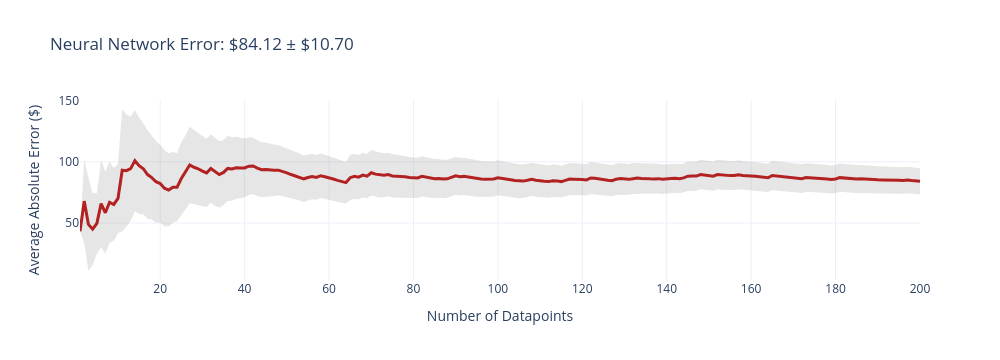
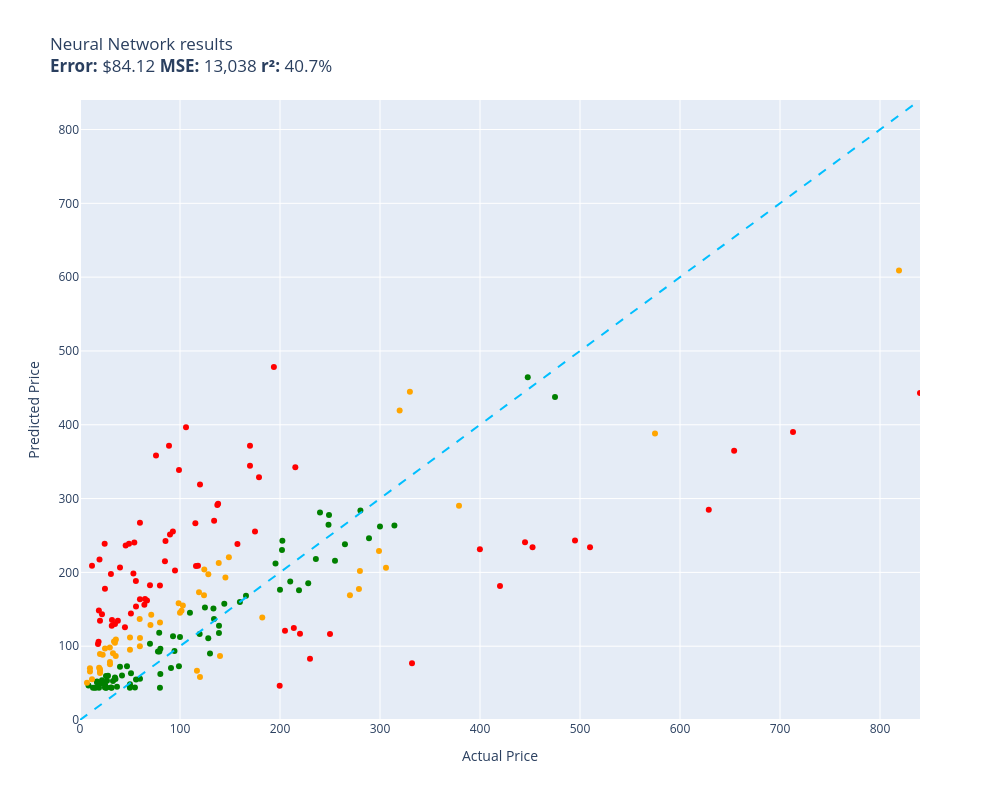

The cell these charts' notebook holds for them, in order:
### Code cell
evaluate(neural_network, test)

### Figure 1 — Plotly figure (JSON) as saved in the notebook; plotly's stock layout.template omitted (floating-point values rounded to 4 significant figures; data arrays with more than 128 entries replaced by an {"elided": "..."} marker saying what was removed)
{"data": [{"fill": "toself", "fillcolor": "rgba(128,128,128,0.2)", "hoverinfo": "skip", "line": {"color": "rgba(255,255,255,0)"}, "name": "95% CI", "showlegend": false, "type": "scatter", "x": {"elided": "400 int values"}, "y": {"elided": "400 float values"}}, {"customdata": {"elided": "200x1 float values"}, "hovertemplate": "n=%{x}<br>Avg Error=$%{y:,.2f}<br>±95% CI=$%{customdata[0]:,.2f}<extra></extra>", "line": {"color": "firebrick", "width": 3}, "mode": "lines", "name": "Cumulative Avg Error", "type": "scatter", "x": {"elided": "200 int values"}, "y": {"elided": "200 float values"}}], "layout": {"height": 360, "showlegend": false, "title": {"text": "Neural Network Error: $84.12 ± $10.70"}, "width": 1000, "xaxis": {"title": {"text": "Number of Datapoints"}}, "yaxis": {"title": {"text": "Average Absolute Error ($)"}}}}

### Figure 2 — Plotly figure (JSON) as saved in the notebook; plotly's stock layout.template omitted (floating-point values rounded to 4 significant figures)
{"data": [{"customdata": [["Old Blood Noise Excess V2 Distortion Cho...\nGuess=$175.79 Actual=$219.00"], ["NewPower99 Battery Kit for Samsung Galax...\nGuess=$44.19 Actual=$54.95"], ["EXMAX NG-10X Fresnel Lens Focusing Adapt...\nGuess=$103.27 Actual=$69.98"], ["SuppliesOutlet Compatible Toner Cartridg...\nGuess=$157.51 Actual=$144.29"], ["Panasonic KX-TG6511B DECT 6.0 PLUS Expan...\nGuess=$118.10 Actual=$79.20"], ["GJY Portable TV,10.6 inch Mini TV for AT...\nGuess=$92.96 Actual=$79.36"], ["APS iBoard 6-inch Aluminum (Black Powder...\nGuess=$187.55 Actual=$210.23"], ["Intermatic PX300 12V 300W Transformer wi...\nGuess=$136.99 Actual=$134.00"], ["Clementoni 39132.5 Jigsaw Puzzle 1,000 P...\nGuess=$43.84 Actual=$79.95"], ["GanFindX Portable Car Hand Controls for ...\nGuess=$159.77 Actual=$159.90"], ["KOMPUTERBAY 4GB 2X 2GB DDR2 1066MHz PC2-...\nGuess=$62.22 Actual=$80.34"], ["Mylites+ Standard Comic Book Mylar Sleev...\nGuess=$56.30 Actual=$34.99"], ["Tidal Front + Rear Fender Flares 4PC Poc...\nGuess=$215.68 Actual=$254.99"], ["AUTOFREE LED Tail Lights Assembly Compat...\nGuess=$230.45 Actual=$201.99"], ["Adams Check Payment and Deposit Register...\nGuess=$55.64 Actual=$35.49"], ["3D Tree Hole Branches 075 Stair Risers D...\nGuess=$90.26 Actual=$129.99"], ["KOHLER 18865-CP Filtered Water Faucet, P...\nGuess=$437.58 Actual=$475.00"], ["Fjallraven, Kanken Laptop 15\" Backpack f...\nGuess=$116.35 Actual=$119.65"], ["Evan-Fischer Front Bumper Cover Compatib...\nGuess=$242.74 Actual=$202.38"], ["Sumerain S1339CM Double Handle Widesprea...\nGuess=$218.15 Actual=$235.86"], ["Webcem Solar Shed Light Outdoor Indoor, ...\nGuess=$92.81 Actual=$77.96"], ["Festool 492370 Platin 2 S1000 Grit 6-Inc...\nGuess=$70.48 Actual=$91.00"], ["Western Digital Enterprise RE4-GP 2TB SA...\nGuess=$145.31 Actual=$109.95"], ["VLAND LED Smoked Taillights Compatible F...\nGuess=$281.29 Actual=$239.99"], ["PM Auto Front Right Quick Complete Strut...\nGuess=$152.39 Actual=$124.94"], ["Tablet PC Cover Compatible with Lenovo T...\nGuess=$43.56 Actual=$31.61"], ["Miyaya@ Funny Animal Masks Collection fo...\nGuess=$52.20 Actual=$16.99"], ["Ultra Duster Canned Air Net 10 Oz 6-Pack\nGuess=$43.63 Actual=$49.90"], ["Liberty Imports 12 Pack: US Military Toy...\nGuess=$51.20 Actual=$16.98"], ["Marvel Legends Series X-Men 6-Inch Archa...\nGuess=$72.93 Actual=$98.95"], ["Intrepid International Dressage Letters-...\nGuess=$53.32 Actual=$26.99"], ["KUNN Small Electrician Tool Pouch Utilit...\nGuess=$53.87 Actual=$21.99"], ["Replacement Remote Control for PANASONIC...\nGuess=$57.54 Actual=$34.95"], ["KS K-STORM Replacement Silicone Mushroom...\nGuess=$46.72 Actual=$8.50"], ["Pioneer 2AM401-BN Two Handle Kitchen Fau...\nGuess=$185.34 Actual=$228.22"], ["GE RPWF SmartWater Comparable Refrigerat...\nGuess=$45.12 Actual=$36.99"], ["Urth 62mm UV, Circular Polarizing (CPL),...\nGuess=$127.53 Actual=$139.00"], ["MGP Caliper Covers 39011SACURD Red Powde...\nGuess=$277.70 Actual=$249.00"], ["NewFantasia Replacement Audio Cable with...\nGuess=$44.19 Actual=$31.00"], ["MONOCARBON Forged Carbon Fiber Case for ...\nGuess=$55.98 Actual=$59.99"], ["AC Compressor & A/C Kit For BMW 335i 335...\nGuess=$263.46 Actual=$314.41"], ["MXR Carbon Copy Deluxe Analog Delay Guit...\nGuess=$212.17 Actual=$195.50"], ["USB Charger, CIVIE High Speed 60W Multip...\nGuess=$44.11 Actual=$15.99"], ["Cardone 84-58642 New HEI Electronic Dist...\nGuess=$168.25 Actual=$165.99"], ["Universal Power Group 12V 100Ah Sealed L...\nGuess=$176.31 Actual=$199.99"], ["Kastar Battery Pack Replacement for Sony...\nGuess=$50.15 Actual=$19.99"], ["New Replacement seat cover fits Yamaha M...\nGuess=$117.81 Actual=$138.95"], ["Raspberry Pi 3 Model B+ Aluminum Case Me...\nGuess=$43.55 Actual=$14.99"], ["ROHL WSGUM3018WH Wire Sink Grids, White\nGuess=$110.68 Actual=$128.28"], ["Diversitech UC2436-3 Ultralite Condenser...\nGuess=$96.39 Actual=$80.39"], ["APS iBoard (304 Stainless Steel Polished...\nGuess=$237.99 Actual=$264.95"], ["200 Couples Conversation Cards - Enjoy B...\nGuess=$52.89 Actual=$32.97"], ["The Puppet Company - Carpet-Unicorn, Whi...\nGuess=$43.61 Actual=$19.00"], ["KYX Racing Hardened Steel Center Drive S...\nGuess=$72.77 Actual=$46.99"], ["OEM Samsung Remote Control Shipped with ...\nGuess=$54.94 Actual=$56.00"], ["Custom Engagement Logo Desk Embosser Sea...\nGuess=$46.21 Actual=$49.95"], ["Audio Techinca ATW-T1002 System 10 Handh...\nGuess=$246.21 Actual=$289.00"], ["520 Pieces Christmas Envelope Seal Stick...\nGuess=$43.53 Actual=$25.99"], ["LD Compatible Ink Cartridge Replacement ...\nGuess=$60.14 Actual=$41.99"], ["BestPricedDecals Wine A BIT, You'll Feel...\nGuess=$43.55 Actual=$12.98"], ["VATOS 4 Packs Bubble Machine Gun for Kid...\nGuess=$50.46 Actual=$22.88"], ["Steering Wheel, Carbon Fiber Automotive ...\nGuess=$464.43 Actual=$447.74"], ["BXYJY for Samsung Galaxy Z Fold 3 Case w...\nGuess=$48.56 Actual=$49.99"], ["VONADO Space Wars Colonial Viper MK1 Bui...\nGuess=$72.31 Actual=$39.99"], ["Disney Princess Sparkling Princess Sleep...\nGuess=$43.91 Actual=$24.95"], ["sabermaster TCG Playmat yugioh playmat T...\nGuess=$49.38 Actual=$21.99"], ["Glovion Music Stand Light, Clip On Piano...\nGuess=$59.78 Actual=$27.99"], ["Samsung DA97-07603B Freezer Ice Maker As...\nGuess=$113.42 Actual=$93.02"], ["Intex River Run Connect Lounge (Four)\nGuess=$93.55 Actual=$94.49"], ["Think Gizmos Build Your Own Robot Toys f...\nGuess=$48.51 Actual=$24.95"], ["HP Laserjet 2100 Laser Printer W/Test Pr...\nGuess=$262.22 Actual=$299.98"], ["PowerSport Front Rear Brakes and Rotors ...\nGuess=$264.38 Actual=$248.51"], ["Targus CityGear Durable Backpack, Black,...\nGuess=$150.91 Actual=$133.43"], ["W11130208 W10695459 Refrigerator LED Mod...\nGuess=$44.19 Actual=$26.59"], ["Fitness Center Gym Room Weight Train Dua...\nGuess=$112.48 Actual=$99.99"], ["For Volvo C70 S70 V70 V40 S40 AC Compres...\nGuess=$283.98 Actual=$280.41"], ["Refresh NSF-53 Premium Replacement Refri...\nGuess=$63.38 Actual=$50.99"], ["NICKSTON Red Sparkling Glitter Slim Band...\nGuess=$59.58 Actual=$25.99"]], "hovertemplate": "%{customdata[0]}<extra></extra>", "legendgroup": "green", "marker": {"color": "green", "size": 6, "symbol": "circle"}, "mode": "markers", "name": "green", "orientation": "v", "showlegend": true, "type": "scatter", "x": [219.0, 54.95, 69.98, 144.3, 79.2, 79.36, 210.2, 134.0, 79.95, 159.9, 80.34, 34.99, 255.0, 202.0, 35.49, 130.0, 475.0, 119.7, 202.4, 235.9, 77.96, 91.0, 110.0, 240.0, 124.9, 31.61, 16.99, 49.9, 16.98, 98.95, 26.99, 21.99, 34.95, 8.5, 228.2, 36.99, 139.0, 249.0, 31.0, 59.99, 314.4, 195.5, 15.99, 166.0, 200.0, 19.99, 138.9, 14.99, 128.3, 80.39, 264.9, 32.97, 19.0, 46.99, 56.0, 49.95, 289.0, 25.99, 41.99, 12.98, 22.88, 447.7, 49.99, 39.99, 24.95, 21.99, 27.99, 93.02, 94.49, 24.95, 300.0, 248.5, 133.4, 26.59, 99.99, 280.4, 50.99, 25.99], "xaxis": "x", "y": [175.8, 44.19, 103.3, 157.5, 118.1, 92.96, 187.6, 137.0, 43.84, 159.8, 62.22, 56.3, 215.7, 230.4, 55.64, 90.26, 437.6, 116.4, 242.7, 218.1, 92.81, 70.48, 145.3, 281.3, 152.4, 43.56, 52.2, 43.63, 51.2, 72.93, 53.32, 53.87, 57.54, 46.72, 185.3, 45.12, 127.5, 277.7, 44.19, 55.98, 263.5, 212.2, 44.11, 168.2, 176.3, 50.15, 117.8, 43.55, 110.7, 96.39, 238.0, 52.89, 43.61, 72.77, 54.94, 46.21, 246.2, 43.53, 60.14, 43.55, 50.46, 464.4, 48.56, 72.31, 43.91, 49.38, 59.78, 113.4, 93.55, 48.51, 262.2, 264.4, 150.9, 44.19, 112.5, 284.0, 63.38, 59.58], "yaxis": "y"}, {"customdata": [["telpo Headlight Assembly Fit For 15 Camr...\nGuess=$208.58 Actual=$115.99"], ["RBC12-UPC Replacement Battery Cartridge ...\nGuess=$83.01 Actual=$229.99"], ["ACDelco GM Original Equipment FW339 Fron...\nGuess=$342.33 Actual=$215.33"], ["Bam France 2002XL Contoured Hightech Bla...\nGuess=$390.09 Actual=$713.00"], ["46mm Digital Pro High-Resolution Close-U...\nGuess=$134.43 Actual=$19.99"], ["Innovative Percussion CB-6 Chamois Bass ...\nGuess=$240.33 Actual=$54.32"], ["HK SYSTEMS 13\" Heavy Duty Black \"Push\" O...\nGuess=$215.15 Actual=$84.95"], ["SKB iSeries 3i-13096-6KP Case for BlackM...\nGuess=$255.30 Actual=$174.99"], ["Bam Trekking 3027SB Single Black Clarine...\nGuess=$76.83 Actual=$332.00"], ["DEWALT 20V MAX* XR Impact Driver with Bl...\nGuess=$234.01 Actual=$452.53"], ["Mini PC, Kinupute Desktop Computer E3-12...\nGuess=$243.18 Actual=$495.00"], ["Deco Mount Pro Tripod Microphone Stand w...\nGuess=$267.37 Actual=$59.95"], ["Scranton & Co 3 Drawer Mobile File Cabin...\nGuess=$266.69 Actual=$115.35"], ["Task T24287 Roman Ogee Router Bit with 1...\nGuess=$188.41 Actual=$55.88"], ["Travelpro Platinum Elite Slim Business L...\nGuess=$124.53 Actual=$213.83"], ["Southwire 120V/15A Right Angle User Atta...\nGuess=$134.31 Actual=$37.87"], ["JRready ST6313 DT Deutsch Connector Kit,...\nGuess=$46.28 Actual=$199.68"], ["15\" Locking Shower Head Extension Arm in...\nGuess=$182.22 Actual=$79.95"], ["Dakota Alert MURS Alert Probe Sensor - M...\nGuess=$116.86 Actual=$219.99"], ["152MM Hole Saws M42 Bi-Metal High Speed ...\nGuess=$103.09 Actual=$17.99"], ["Baseball Backpacks Large 18 Inch Bookbag...\nGuess=$127.73 Actual=$31.77"], ["Projector, CRAZVIEW Projector with WiFi ...\nGuess=$198.47 Actual=$53.40"], ["Diversitech WG840585 Motor, (Ddb) 1/3Hp,...\nGuess=$270.03 Actual=$134.12"], ["MC: Pindicator (Dual Intensity Amber)\nGuess=$206.50 Actual=$40.00"], ["Poison Spyder 10-08-020 Rocker Knocker\nGuess=$284.95 Actual=$628.76"], ["DIMARZIO 204284 DP 163FBK Blues Bucker G...\nGuess=$251.23 Actual=$89.99"], ["Lighted Triangle Mirror Cabinet Bathroom...\nGuess=$240.82 Actual=$445.00"], ["BESTILL Wall Mounted Shower Faucet Set, ...\nGuess=$358.33 Actual=$76.00"], ["Engine Thermostat, Replace 19301-PAA-306...\nGuess=$148.51 Actual=$18.89"], ["Neporal Full Spectrum Light Bulb, 6000K ...\nGuess=$105.91 Actual=$18.59"], ["Satco S9596, 4 Count (Pack of 1), 4.18\nGuess=$208.88 Actual=$12.00"], ["LEGO Marvel Avengers War Machine Buster ...\nGuess=$163.69 Actual=$59.95"], ["EMART Photography C Stand with Boom Arm,...\nGuess=$319.23 Actual=$119.99"], ["KOHLER K-1185540-CP Assembly-Slider\nGuess=$236.50 Actual=$45.67"], ["Trim Kit for 2-handle Shower & Tub Valve...\nGuess=$202.46 Actual=$94.99"], ["Grey Pneumatic 1311SD Impact Socket Set\nGuess=$238.59 Actual=$157.43"], ["LSI Broadcom SAS 9300-8i 8-port 12Gb/s S...\nGuess=$208.97 Actual=$118.00"], ["Royal Designs, Inc. Decorative Abundant ...\nGuess=$177.82 Actual=$24.95"], ["Canon Sure Shot 90u 35mm Date Camera\nGuess=$231.23 Actual=$399.89"], ["Wilkinson LOW GAUSS Vintage Tone Strat S...\nGuess=$197.75 Actual=$30.93"], ["Ibanez M510OVS Acoustic Mandolin in Vint...\nGuess=$371.40 Actual=$169.99"], ["Berta (6 Pieces) 1-1/4 inch Overlay, 90 ...\nGuess=$238.68 Actual=$24.66"], ["Linkloos Solar Street Lights Outdoor Wat...\nGuess=$153.68 Actual=$55.99"], ["CradlePoint Compact Broadband Router (CB...\nGuess=$371.40 Actual=$89.00"], ["Auertech Portable Washing Machine, 14lbs...\nGuess=$338.72 Actual=$98.99"], ["18 Inch White Undermount Kitchen Sink - ...\nGuess=$328.77 Actual=$179.00"], ["Evan Fischer Radiator Cooling Fan Assemb...\nGuess=$291.36 Actual=$137.34"], ["ECCPP Power Steering Pump for 2009-2010 ...\nGuess=$242.38 Actual=$85.48"], ["UPR Mach 1 Chin Spoiler Fits 94-98 Musta...\nGuess=$163.97 Actual=$64.99"], ["SP Air Corporation SP-8102BU 1/4-Inch He...\nGuess=$121.07 Actual=$204.99"], ["Skullcandy Hesh Evo Bluetooth Headphones...\nGuess=$182.59 Actual=$69.99"], ["ASUS VY279HE-W 27” 1080P Monitor - White...\nGuess=$292.91 Actual=$138.10"], ["LCD Screen for Dell Inspiron 17R 17.3\" H...\nGuess=$156.27 Actual=$64.37"], ["Music Hall pa15.3 MM/MC Phono Preamplifi...\nGuess=$116.53 Actual=$250.00"], ["Lorell Bell Chair Glide, 2.5\", Black\nGuess=$217.38 Actual=$19.50"], ["4 Inches Rolled Muffler Tip Catback Exha...\nGuess=$478.31 Actual=$193.88"], ["CTLAMP XL-2100 Professional Quality XL-2...\nGuess=$135.38 Actual=$32.00"], ["200 ' feet True 14 Gauge AWG CCA Speaker...\nGuess=$125.81 Actual=$44.95"], ["Competition Clutch Disc and Pressure Pla...\nGuess=$233.99 Actual=$510.00"], ["KUNFINE Android Radio CarPlay & Android ...\nGuess=$396.65 Actual=$106.00"], ["A-Premium Front Suspension Steering Knuc...\nGuess=$238.67 Actual=$48.99"], ["Dell XPS 13 9343-2727SLV 13.3\" Full HD S...\nGuess=$443.14 Actual=$839.99"], ["Pacific Drums PDCM1618TTRB 16 x 18 Inche...\nGuess=$181.53 Actual=$419.99"], ["Blanco 230966 Valea Stainless Steel Sink...\nGuess=$255.39 Actual=$92.88"], ["Empava 24\" Single Wall Ovens 10 Cooking ...\nGuess=$364.90 Actual=$654.14"], ["VTech Strum and Jam Kidi Musical Guitar ...\nGuess=$143.42 Actual=$21.99"], ["KZ ZS10 Pro in Ear Monitor Headphone KZ ...\nGuess=$161.87 Actual=$66.99"], ["Pyle 2x120 Watt Home Audio Speaker Power...\nGuess=$144.41 Actual=$50.92"], ["STICKGOO Peel and Stick Backsplash for K...\nGuess=$129.98 Actual=$34.99"], ["Xiaomi Redmi 10 2022 NFC 4G LTE (128GB +...\nGuess=$344.60 Actual=$169.99"]], "hovertemplate": "%{customdata[0]}<extra></extra>", "legendgroup": "red", "marker": {"color": "red", "size": 6, "symbol": "circle"}, "mode": "markers", "name": "red", "orientation": "v", "showlegend": true, "type": "scatter", "x": [116.0, 230.0, 215.3, 713.0, 19.99, 54.32, 84.95, 175.0, 332.0, 452.5, 495.0, 59.95, 115.3, 55.88, 213.8, 37.87, 199.7, 79.95, 220.0, 17.99, 31.77, 53.4, 134.1, 40.0, 628.8, 89.99, 445.0, 76.0, 18.89, 18.59, 12.0, 59.95, 120.0, 45.67, 94.99, 157.4, 118.0, 24.95, 399.9, 30.93, 170.0, 24.66, 55.99, 89.0, 98.99, 179.0, 137.3, 85.48, 64.99, 205.0, 69.99, 138.1, 64.37, 250.0, 19.5, 193.9, 32.0, 44.95, 510.0, 106.0, 48.99, 840.0, 420.0, 92.88, 654.1, 21.99, 66.99, 50.92, 34.99, 170.0], "xaxis": "x", "y": [208.6, 83.01, 342.3, 390.1, 134.4, 240.3, 215.2, 255.3, 76.83, 234.0, 243.2, 267.4, 266.7, 188.4, 124.5, 134.3, 46.28, 182.2, 116.9, 103.1, 127.7, 198.5, 270.0, 206.5, 285.0, 251.2, 240.8, 358.3, 148.5, 105.9, 208.9, 163.7, 319.2, 236.5, 202.5, 238.6, 209.0, 177.8, 231.2, 197.7, 371.4, 238.7, 153.7, 371.4, 338.7, 328.8, 291.4, 242.4, 164.0, 121.1, 182.6, 292.9, 156.3, 116.5, 217.4, 478.3, 135.4, 125.8, 234.0, 396.6, 238.7, 443.1, 181.5, 255.4, 364.9, 143.4, 161.9, 144.4, 130.0, 344.6], "yaxis": "y"}, {"customdata": [["Stand for Raven Pro Document Scanner - P...\nGuess=$98.38 Actual=$29.85"], ["8544771 Dryer Heating Element, 279816 Th...\nGuess=$86.62 Actual=$35.74"], ["Pump Head TBVECHI 175PSI 4KW 5.5HP 21CFM...\nGuess=$444.84 Actual=$329.90"], ["Metabo HPT 36V MultiVolt™ Cordless Rotar...\nGuess=$290.35 Actual=$379.00"], ["LOVE MEI Galaxy S10 Lite Case, Military ...\nGuess=$90.49 Actual=$32.98"], ["LD Products Compatible Toner Cartridge R...\nGuess=$95.14 Actual=$49.98"], ["PEMP E65 E66 CDC Simulate Optical Fiber ...\nGuess=$173.03 Actual=$119.00"], ["CORSAIR Dominator Platinum RGB 32GB (2x1...\nGuess=$168.98 Actual=$124.00"], ["June Garden 12\" Sweet Dolly Charlotte - ...\nGuess=$66.25 Actual=$19.99"], ["Aolemi Oil Rubbed Bronze Single Function...\nGuess=$158.14 Actual=$98.65"], ["10GBase-LR SFP+ Transceiver, Handar 10GB...\nGuess=$68.63 Actual=$19.99"], ["Canon EOS Rebel T7 Digital SLR Camera wi...\nGuess=$608.86 Actual=$819.00"], ["Evergreen HSHB2005 Cylinder Head Gasket ...\nGuess=$136.82 Actual=$59.69"], ["DALDED LED Light Kit for Lego Sonic Gree...\nGuess=$96.76 Actual=$24.99"], ["Wenger City Upgrade Laptop Backpack with...\nGuess=$193.02 Actual=$145.42"], ["Retevis RT68 Soft Earhook Walkie Talkie ...\nGuess=$50.56 Actual=$6.99"], ["Laisomeke Waterproof Junction Box, Unive...\nGuess=$55.23 Actual=$11.99"], ["Trail Gear Twin Stick Kit for Top Shift ...\nGuess=$201.81 Actual=$279.92"], ["Beck/Arnley 0421945 Air Filter\nGuess=$109.04 Actual=$35.87"], ["Dell Optiplex 390 Desktop Computer i3 3....\nGuess=$203.81 Actual=$124.27"], ["IQShield Screen Protector Compatible wit...\nGuess=$70.22 Actual=$9.95"], ["Pidoko Kids Train Table, Grey with 90 Pc...\nGuess=$58.15 Actual=$119.97"], ["Ceramic Talavera Mexican Tile 4x4\", 9 Pi...\nGuess=$78.65 Actual=$29.95"], ["ANZO USA 111207 GMC SIERRA 99-06 / YUKON...\nGuess=$138.74 Actual=$182.28"], ["Kingston Brass KS269SN Kingston Clawfoot...\nGuess=$206.24 Actual=$305.99"], ["iPhone 12/12 Pro Nicaragua Guardabarranc...\nGuess=$63.59 Actual=$19.97"], ["LSSAGOON Backpack for Women Teen Kids Gi...\nGuess=$106.46 Actual=$33.99"], ["Aeromotive 13304 Regulator, X1 Adjustabl...\nGuess=$168.89 Actual=$269.95"], ["Walker Exhaust Ultra EPA 16478 Direct Fi...\nGuess=$388.11 Actual=$574.99"], ["4LT LUMINETTE Vanity Opal GLS BSN\nGuess=$145.18 Actual=$99.99"], ["4pc Wheel Spacers Adapters 4\" (2inch Per...\nGuess=$66.64 Actual=$116.95"], ["Mikrotik RB3011UIAS-RM RouterBOARD 10xGi...\nGuess=$229.12 Actual=$299.00"], ["DuraGo 29515020 Front Hub Assembly\nGuess=$197.59 Actual=$128.34"], ["Chalkboard Name Badges with Magnetic Bac...\nGuess=$89.27 Actual=$19.95"], ["GENUINE VOLVO THERMOSTAT (3.0, 3.2) S60 ...\nGuess=$155.21 Actual=$102.85"], ["Pyle Wireless Rear View Backup Camera - ...\nGuess=$128.56 Actual=$70.45"], ["Hp Pavilion P7-1257c Motherboard Aahd3-h...\nGuess=$100.02 Actual=$59.86"], ["Amana Tool - SC587 Carbide Tipped 3-Wing...\nGuess=$142.60 Actual=$71.23"], ["AZX Stylus Pencil for Apple iPad Pro 202...\nGuess=$75.58 Actual=$29.99"], ["StonKraft Brass Chess Board Game Set wit...\nGuess=$86.82 Actual=$140.00"], ["Baumgartens Sicurix Blank PVC ID Cards (...\nGuess=$70.63 Actual=$19.11"], ["VIPMOTOZ Sequential Turn Signal Premium ...\nGuess=$177.61 Actual=$278.94"], ["Venom Power Terra Hunter R/T+ R/T All-Te...\nGuess=$419.36 Actual=$319.65"], ["Replacement Remote Control fit for Sony ...\nGuess=$65.66 Actual=$9.99"], ["Star Wars Die-Cast Metal TITANIUM Series...\nGuess=$88.47 Actual=$22.70"], ["DuraGo BR5330 Front Vented Disc Brake Ro...\nGuess=$147.97 Actual=$101.51"], ["Vinyl Soft Top Roll-up Adjustable Truck ...\nGuess=$220.33 Actual=$148.88"], ["Viola Bow 4/4 Full Size Carbon Fiber (Bl...\nGuess=$111.84 Actual=$49.99"], ["Fender Hendrix Voodoo Child Coiled Instr...\nGuess=$110.95 Actual=$59.99"], ["Jada Toys Ryan's World Combo Panda Airli...\nGuess=$104.82 Actual=$34.94"], ["Garmin 010-12402-10 GT15M-TM Transom-Mou...\nGuess=$212.78 Actual=$138.74"], ["MonMount Triple Monitor Stand Freestandi...\nGuess=$132.24 Actual=$79.99"]], "hovertemplate": "%{customdata[0]}<extra></extra>", "legendgroup": "orange", "marker": {"color": "orange", "size": 6, "symbol": "circle"}, "mode": "markers", "name": "orange", "orientation": "v", "showlegend": true, "type": "scatter", "x": [29.85, 35.74, 329.9, 379.0, 32.98, 49.98, 119.0, 124.0, 19.99, 98.65, 19.99, 819.0, 59.69, 24.99, 145.4, 6.99, 11.99, 279.9, 35.87, 124.3, 9.95, 120.0, 29.95, 182.3, 306.0, 19.97, 33.99, 269.9, 575.0, 99.99, 117.0, 299.0, 128.3, 19.95, 102.8, 70.45, 59.86, 71.23, 29.99, 140.0, 19.11, 278.9, 319.6, 9.99, 22.7, 101.5, 148.9, 49.99, 59.99, 34.94, 138.7, 79.99], "xaxis": "x", "y": [98.38, 86.62, 444.8, 290.4, 90.49, 95.14, 173.0, 169.0, 66.25, 158.1, 68.63, 608.9, 136.8, 96.76, 193.0, 50.56, 55.23, 201.8, 109.0, 203.8, 70.22, 58.15, 78.65, 138.7, 206.2, 63.59, 106.5, 168.9, 388.1, 145.2, 66.64, 229.1, 197.6, 89.27, 155.2, 128.6, 100.0, 142.6, 75.58, 86.82, 70.63, 177.6, 419.4, 65.66, 88.47, 148.0, 220.3, 111.8, 111.0, 104.8, 212.8, 132.2], "yaxis": "y"}, {"hoverinfo": "skip", "line": {"color": "deepskyblue", "dash": "dash", "width": 2}, "mode": "lines", "name": "y = x", "showlegend": false, "type": "scatter", "x": [0, 840.0], "y": [0, 840.0]}], "layout": {"height": 800, "legend": {"title": {"text": "color"}, "tracegroupgap": 0}, "showlegend": false, "title": {"text": "Neural Network results<br><b>Error:</b> $84.12 <b>MSE:</b> 13,038 <b>r²:</b> 40.7%"}, "width": 1000, "xaxis": {"anchor": "y", "domain": [0, 1], "range": [0, 840.0], "title": {"text": "Actual Price"}}, "yaxis": {"anchor": "x", "domain": [0, 1], "range": [0, 840.0], "title": {"text": "Predicted Price"}}}}
